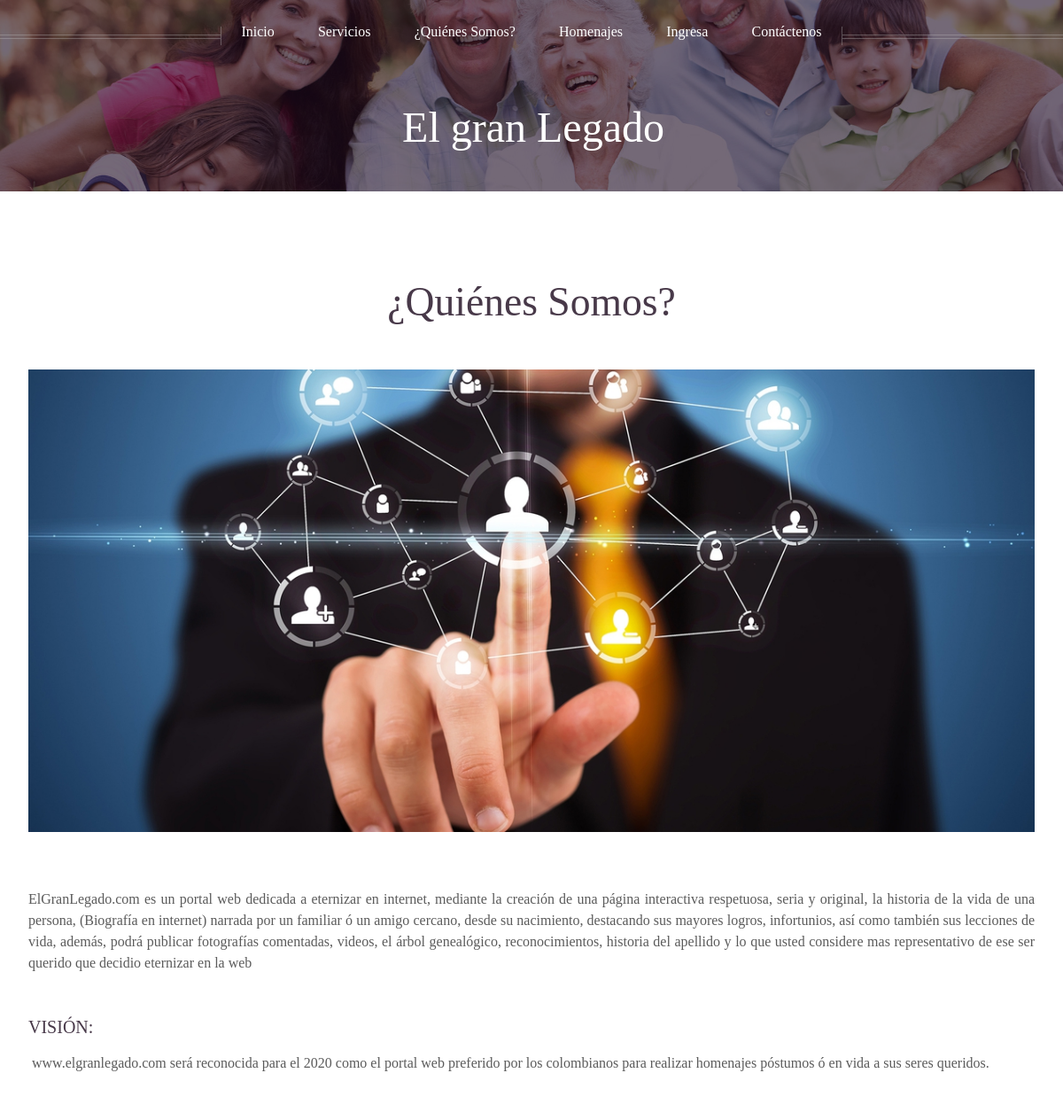
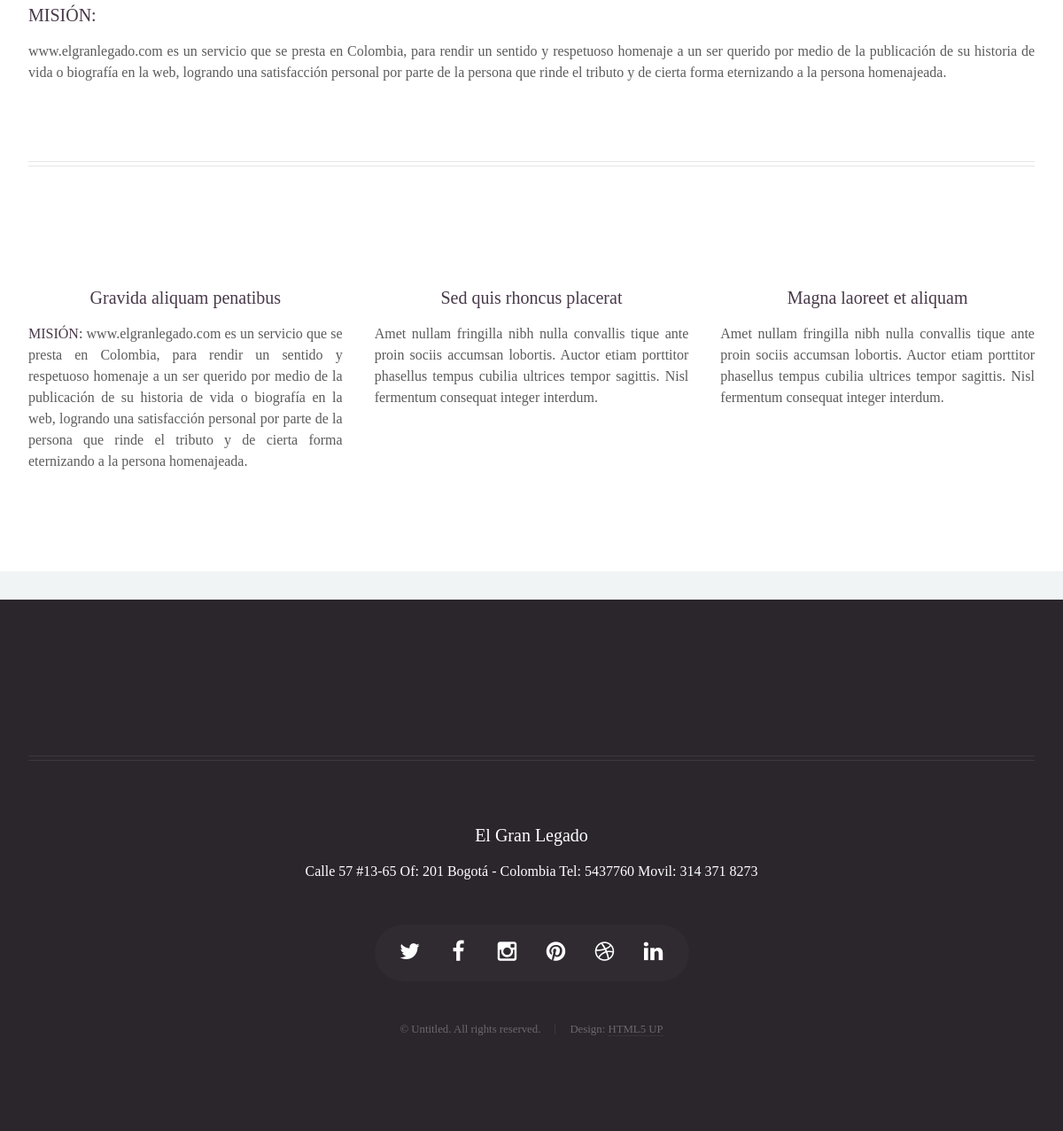
The app's page /somos/ with its own data (2 pictures, top to bottom).
### legado/models.py (models this page shows)
class Somos(models.Model):
    nombre = models.CharField(max_length=100, verbose_name='Nombre')
    parrafo_uno = RichTextField(verbose_name='Parrafo Primero')
    parrafo_dos = RichTextField(verbose_name='Parrafo Segundo')
    parrafo_tres = RichTextField(verbose_name='Parrafo Tercero')
    parrafo_cuatro = RichTextField(verbose_name='Parrafo Cuatro')
    """Los PARRAFOS debe ser un Many to many a un MODEL"""
    imagen = ProcessedImageField(upload_to='img/somos',processors=[ResizeToFit(1200, 551)],format='JPEG',options={'quality': 60})

### legado/views.py (the view)
# urls.py: url(r'^somos/', 'SomosIndex', name='somos'),
def SomosIndex(request):
    team = Somos.objects.first()
    return render_to_response('somos.html', locals(), context_instance=RequestContext(request))

### legado/context_processors.py (called while the page is built)
def mostrarfrase(request):
    return {'frase':choice(frases)}

### legado/templates/somos.html (shortened to what this page needs)
{%extends "base.html"%}
{% block Content %}
	<body class="no-sidebar">
		<div id="page-wrapper">
				<div id="header">
						<div class="inner">
							<header>
								<h1><a href="index.html" id="logo">El gran Legado</a></h1>
							</header>
						</div>
					{% include 'menu.html' %}
				</div>
				<div class="wrapper style1">
					<div class="container">
						<article id="main" class="special">
							<header>
								<h2><a href="#">{{ team.nombre }}</a></h2>
							</header>
                            {% load static from staticfiles %}
							<a href="#" class="image featured"><img src="{{ STATIC_URL }}{{ team.imagen }}" alt="" /></a>
							<p>
								{{ team.parrafo_uno | safe  }}
							</p>
							<section>
								<header>
									<h3>VISIÓN:</h3>
								</header>
								<p>
									{{ team.parrafo_tres | safe  }}
								</p>
							</section>
							<section>
								<header>
									<h3>MISIÓN:</h3>
								</header>
								<p>
									{{ team.parrafo_dos  | safe }}
								</p>
							</section>
						</article>
						<hr />
						<div class="row">
							<article class="4u 12u(mobile) special">
								<header>
									<h3><a href="#">Gravida aliquam penatibus</a></h3>
								</header>
								<p>
									{{ team.parrafo_cuatro  | safe }}
								</p>
							</article>
							<article class="4u 12u(mobile) special">
								<header>
									<h3><a href="#">Sed quis rhoncus placerat</a></h3>
								</header>
								<p>
									Amet nullam fringilla nibh nulla convallis tique ante proin sociis accumsan lobortis. Auctor etiam
									porttitor phasellus tempus cubilia ultrices tempor sagittis. Nisl fermentum consequat integer interdum.
								</p>
							</article>
							<article class="4u 12u(mobile) special">
								<header>
									<h3><a href="#">Magna laoreet et aliquam</a></h3>
								</header>
								<p>
									Amet nullam fringilla nibh nulla convallis tique ante proin sociis accumsan lobortis. Auctor etiam
									porttitor phasellus tempus cubilia ultrices tempor sagittis. Nisl fermentum consequat integer interdum.
								</p>
							</article>
						</div>
					</div>
				</div>
		</div>
	</body>
{% endblock Content %}

### records on screen
Somos: nombre "¿Quiénes Somos?", imagen (picture), parrafo_uno "ElGranLegado.com es un portal web dedicada a eternizar en internet, mediante la creación de una página interactiva respetuosa, seria y original, la historia de la vida de una persona, (Biografía en internet) narrada por un familiar ó un amigo cercano, desde su nacimiento, destacando sus mayores logros, infortunios, así como también sus lecciones de vida, además, podrá publicar fotografías comentadas, videos, el árbol genealógico, reconocimientos, historia del apellido y lo que usted considere mas representativo de ese ser querido que decidio eternizar en la web", parrafo_tres "www.elgranlegado.com será reconocida para el 2020 como el portal web preferido por los colombianos para realizar homenajes póstumos ó en vida a sus seres queridos.", parrafo_dos "www.elgranlegado.com es un servicio que se presta en Colombia, para rendir un sentido y respetuoso homenaje a un ser querido por medio de la publicación de su historia de vida o biografía en la web, logrando una satisfacción personal por parte de la persona que rinde el tributo y de cierta forma eternizando a la persona homenajeada.", parrafo_cuatro "MISIÓN: www.elgranlegado.com es un servicio que se presta en Colombia, para rendir un sentido y respetuoso homenaje a un ser querido por medio de la publicación de su historia de vida o biografía en la web, logrando una satisfacción personal por parte de la persona que rinde el tributo y de cierta forma eternizando a la persona homenajeada."
